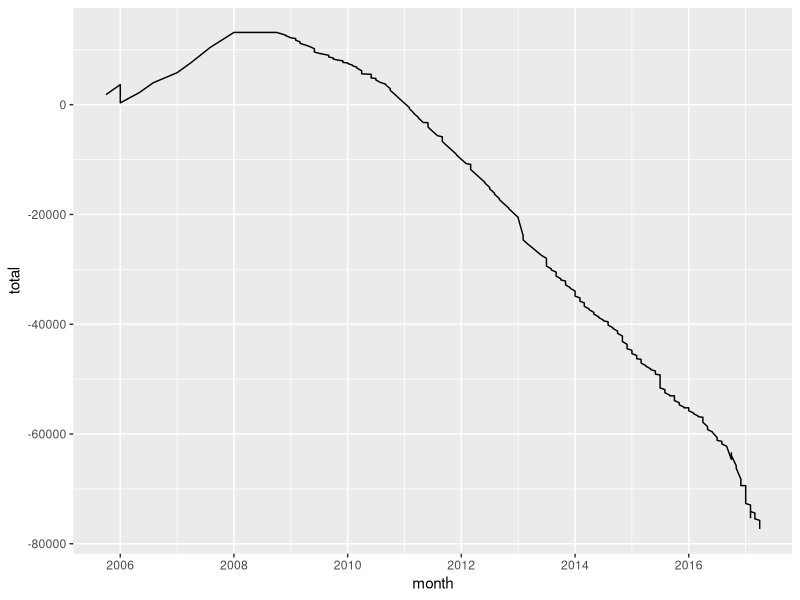

R code for this plot:
library(readxl)
library(lubridate)
library(dplyr)
library(ggplot2)
library(reshape2)

## Download this file from navient.com
loans <- read_excel(path = 'ByTransaction.xlsx', sheet=1)

loans$month <- floor_date(loans$Date, 'month')

grouped <- 
  loans %>%
  arrange(month) %>%
  mutate(Principal = Principal *-1) %>%
  mutate(principal=cumsum(Principal), interest = cumsum(Interest), total = cumsum(Total))

ggplot(grouped, aes(x=month, y=total)) + geom_line()

## dplyr and reshape2 not playing nicely, coerce to data.frame
grouped <- data.frame(grouped)
m <- melt(grouped, measure.vars = c("principal", "interest", "total"))
m$value <- m$value * -1

sum(subset(m, variable=='interest')[,3])
sum(subset(m, variable=='total')[,3])
sum(subset(m, variable=='principal')[,3])
